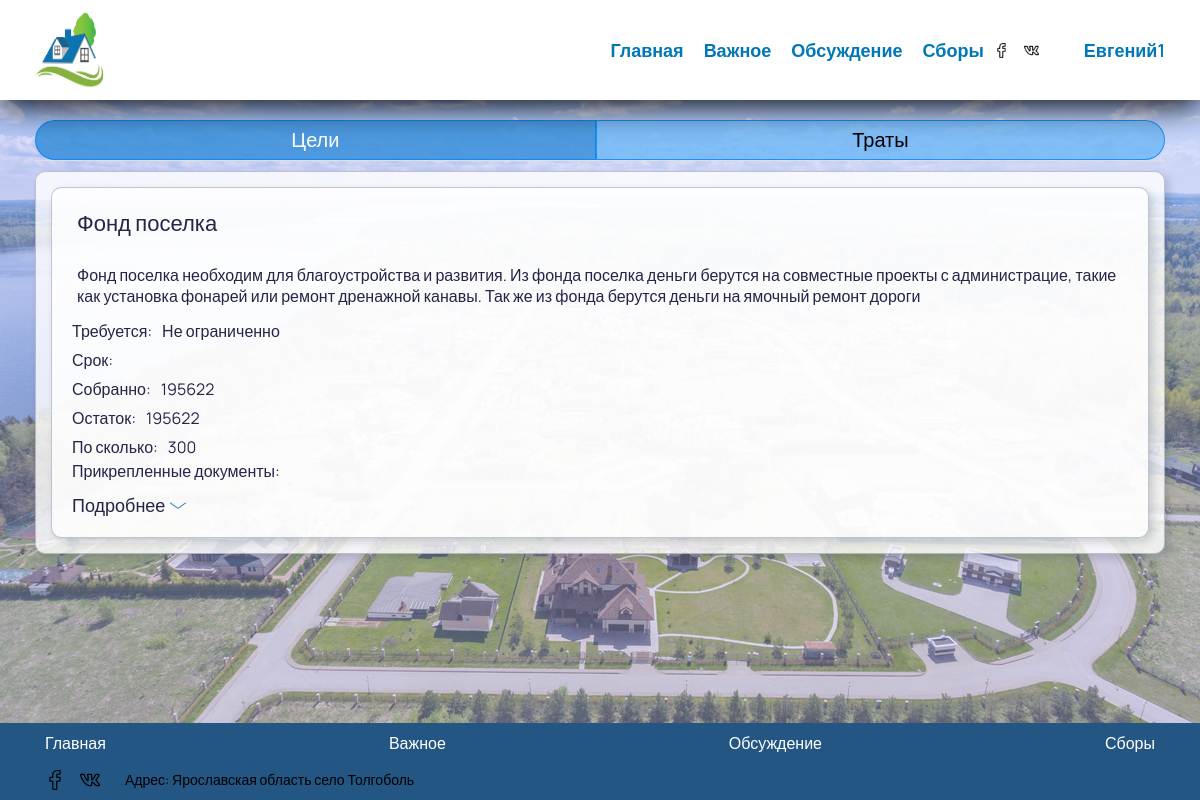
The app's page /collection/ (signed in), older data.
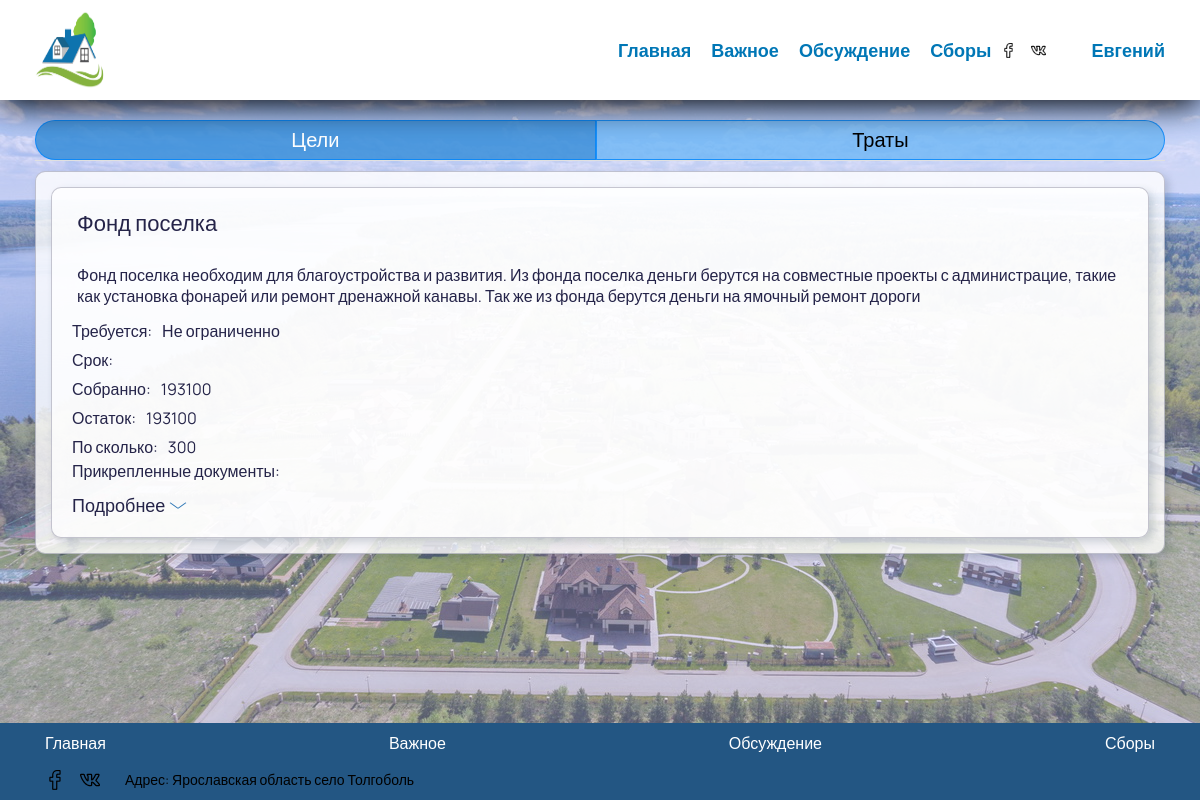
The same page, newer data.
### AuthService/models.py (models this page shows, shortened)
class User( AbstractUser ):
    user_id = models.UUIDField( default=uuid.uuid4, editable=False, unique=True )
    username_validator = validators.UnicodeUsernameValidator()
    password = models.CharField( _('Пароль'), max_length=128 )
    username = models.CharField(
        _('Логин'),
        blank=False,
        max_length=150,
        unique=True,
        help_text=_('Требования. не менее 6 символов. Только буквы, цифры и символы @/./+/-/_ '),
        validators=[username_validator],
        error_messages={
            'unique': _("Пользователь с таким логином уже существует."),
        },
    )
    adres =  models.ForeignKey( Adres, on_delete = models.CASCADE, blank=False )
    first_name = models.CharField( _('Имя'), max_length=150, blank=False )
    last_name = models.CharField( _('Фамилия'), max_length=150, blank=True )
    patronymic = models.CharField( _('Отчество'), max_length=150, blank=True )
    telephon = models.CharField( max_length=12, blank=True )
    email = models.EmailField( _('Email адрес'), blank=True, null=True )
    male = models.CharField( _('Пол'), max_length=150, blank=False )
    birthday = models.DateField( _('День рождения'), blank=True, null=True )
    is_starosta = models.BooleanField( _('Является ли старостой'), default=False )
    is_active = models.BooleanField(
        _('Подтвержден'),
        default=True,
        help_text=_(
            'Поле говорит о том аккаунт подтвержден'
            'Снимите этот флаг вместо удаления аккаунта'
        ),
    )
    token = models.CharField( max_length=120, blank=True, default=secrets.token_urlsafe, editable=False, )
    def __init__( self, *args, **kwargs ):
        super().__init__( *args, **kwargs )
    def is_fond_manager( self ):
        return self.groups.filter(id=1).count()

### MainService/models.py (models this page shows, shortened)
class CollectMoney( models.Model ):
    title = models.CharField( _('Заголовок'), max_length=100, blank=False, unique=False )
    comment = models.CharField( _('Комментарий'), max_length=10000, blank=True, unique=False )
    finish_data = models.DateField( _('Окончание Сбора'), blank=True, null=True )
    on_months = models.BooleanField( _('По месяцам'), blank=False, default=False )
    need_summ_on_user =  models.IntegerField( _('Необходимая сумма на человека'), blank=True, unique=False, default=0 )
    need_total_summ =  models.IntegerField( _('Необходимая сумма на человека'), blank=True, unique=False, default=0 )
    def get_total_sum( self ):
        result = None
        if self.on_months:
            result = self.collectmoneymonth_set.all().filter(collect_id=self.id).aggregate(Sum('maney'))['maney__sum']
        return result if result is not None else 0
    def get_files( self ):
        result = {}
        filter = self.collectmoneyfile_set.all().filter(collect_id=self.id)
        if not filter:
            result = dict( [ (file.file_name(), file.path.url) for file in filter ] )
        return filter
    def get_sum_charge( self ):
        charge = FinanceCharge.objects.filter(collect_id=self.id)
        if charge.count():
            return charge.aggregate(Sum('charge'))['charge__sum']
        else:
            return 0
    def filter_from_strit( self ):
        result = []
        if self.on_months:
            strits = Strit.objects.all()
            for strit in strits:
                item = {}
                adres_on_strit = strit.adres_set.all()
                count_adres = adres_on_strit.count()
                summ_on_strit = self.collectmoneymonth_set.all().filter(collect=self.id, strit_id=strit.id).aggregate(Sum('maney'))['maney__sum']
                collect_adres = self.collectmoneymonth_set.all().filter(collect=self.id, strit_id=strit.id).values('adres_id')
                collect_adres = len(set( [ i['adres_id'] for i in collect_adres ] ))
                item['id'] = strit.id
                item['strit'] = strit.strit_name
                item['collect_adres'] = collect_adres
                item['count_adres'] = count_adres
                item['summ_on_strit'] = summ_on_strit if summ_on_strit else 0
                buf = {}
                for adres in adres_on_strit:
                    sum = self.collectmoneymonth_set.all().filter(collect=self.id, adres=adres.id).aggregate(Sum('maney'))['maney__sum']
                    buf[adres.get_adres()] = sum if sum else 0
                item['filter_on_hous'] = buf
                result.append( item )
        return result

### MainService/views.py (the view, shortened to what this page needs)
# urls.py: path('collection/', CollectionPage.as_view(), name='collection' ),
class CollectionPage( DataMixin, TemplateView ):
    template_name = 'MainService/collection.html'
    title = _("Поселок Толгоболь / Важное / Голосования")
    @logger
    def get_context_data( self, *, object_list=None, **kwargs ):
        c_super = super().get_context_data(**kwargs)
        c_def = self.get_user_context()
        c_def[ 'title' ] = self.title
        c_def[ 'collects' ] = self.get_collect_context()
        c_def[ 'changes' ] = self.get_change_context()
        c_def.update( c_super )
        return c_def
    def get_collect_context( self ):
        result = []
        collects = CollectMoney.objects.all()
        self.request.user.is_authenticated
        for collect in collects:
            item = {}
            item['id'] = collect.id
            item['on_months'] = 1 if collect.on_months else 0
            item['title'] = collect.title
            item['comment'] = collect.comment
            item['finish_data'] = collect.finish_data if collect.finish_data is not None else ''
            if self.request.user.is_authenticated:
                item['total_sum'] = collect.get_total_sum()
                item['need_total_summ'] = collect.need_total_summ if collect.need_total_summ else 'Не ограниченно'
                item['available'] = item['total_sum'] - collect.get_sum_charge()
            else:
                item['total_sum'] = 'Авторизуйтесь'
                item['need_total_summ'] = 'Авторизуйтесь'
                item['available'] = 'Авторизуйтесь'
            item['need_summ_on_user'] = collect.need_summ_on_user
            item['files'] = collect.get_files()
            if collect.on_months:
                if self.request.user.is_authenticated:
                    item['filter_from_strit'] = collect.filter_from_strit()
            result.append( item )
        return result
    def get_change_context( self ):
        result = []
        charges = FinanceCharge.objects.all()
        return result

### AuthService/models.py (called while the page is built)
    def get_adres( self ):
        kv = '/'+self.kv if self.kv else ''
        return self.hous + kv

### MainService/logger.py (called while the page is built)
def logger( func, *args, **kwargs ):
    def wrap( *args, **kwargs ):
        Logger().Log( logging.INFO, func.__name__, '[pd][start]', args, kwargs)
        stack = traceback.extract_stack()
        res = func( *args, **kwargs )
        Logger().Log( logging.INFO, func.__name__, '[pd][finish]', res)
        return res
    return wrap

    def __new__( cls ):
        if not hasattr( cls, 'instance'):
            cls.instance = super( Logger, cls ).__new__( cls )
        return cls.instance

    def Log( self, log_level, *args, **kwargs ):
        print(log_level, 'log_level')
        msg = self._get_msg( *args )
        logging.log( log_level, msg, **kwargs )

    @staticmethod
    def _get_msg( *arg ):
        msg = ''
        for i in arg:
            msg += str(i) + ' '
        return msg

### MainService/templates/MainService/collection.html (shortened to what this page needs)
{% extends 'MainService/base.html' %}
{% load static %}
{% block css %}
<link rel="stylesheet" href="{% static "/css/tabs.css"  %}">
<link rel="stylesheet" href="{% static "/css/collection_body.css"  %}">
<link rel="stylesheet" href="{% static "/css/modal.css"  %}">
<link rel="stylesheet" href="{% static "css/tabs.css" %}">
<link rel="stylesheet" href="{% static "css/auth_body.css" %}">
<link rel="stylesheet" href="{% static "css/modal.css" %}">
{% endblock %}
{% block page %}
<div class="wrapper__page">
  <section class="test _container">
    <div class="tabs">
      <div class="tabs__nav">
        <button class="tabs__btn tabs__btn_active" id="target">Цели</button>
        <button class="tabs__btn" id="expenses">Траты</button>
      </div>
      <div class="tabs__content">
        <div class="tabs__pane tabs__pane_show">
          {% for collect in collects %}
          <div class="block">
            <div class="block-title">
              {{ collect.title }}
            </div>
            <div class="block-text">
              {{ collect.comment }}
            </div>
            <div class="block-content">
              <div class="block-content-item">
                <div class="content-item-key">Требуется:</div>
                <div class="content-item-value">{{ collect.need_total_summ }}</div>
              </div>
              <div class="block-content-item">
                <div class="content-item-key">Срок:</div>
              </div>
              <div class="block-content-item">
                <div class="content-item-key">Собранно:</div>
                <div class="content-item-value">{{ collect.total_sum }}</div>
              </div>
              <div class="block-content-item">
                <div class="content-item-key">Остаток:</div>
                <div class="content-item-value">{{ collect.available }}</div>
              </div>
              <div class="block-content-item">
                <div class="content-item-key">По сколько:</div>
                <div class="content-item-value">{{ collect.need_summ_on_user }}</div>
              </div>
              <div class="content-item-key collect_docements">Прикрепленные документы:</div>
            </div>
            <div class='collect_options'>
              <span class="filter arrows" id='filter_btn'>Подробнее</span>
            </div>
          </div>
          {% endfor %}
        </div>
      </div>
    </div>
  </section>
</div>
{% endblock %}

### MainService/templates/MainService/base.html (shortened to what this page needs)
<!doctype html>
{% load static %}
<html lang="ru">
  <head>
    <link rel="stylesheet" type="text/css" href="{% static "/css/style.css"  %}">
    <link rel="stylesheet" type="text/css" href="{% static "/css/header.css"  %}">
    <link rel="stylesheet" type="text/css" href="{% static "/css/footer.css"  %}">
    <link rel="stylesheet" type="text/css" href="{% static "/css/button.css"  %}">
    {% block css %}
    {% endblock %}
  </head>
  <body>
    <div class="wrapper">
        <header class="header">
            <div class="header__container _container">
                <div href="" class="header__logo"><a href="/"><img href="home" src="{% static "images/logo.png"  %}" alt=""></a></div>
                <div class="header__menu menu">
                    <nav class="menu__body">
                        <ul class="menu__list">
                          {% for el in menu %}
                            <li>
                                <a class="menu__link" href="{% url el.url_name %}">{{ el.title }}</a>
                            </li>
                          {% endfor %}
                        </ul>
                    </nav>
                    <div class="contact-menu__raw">
                        <div class="contact-menu__social">
                          <img src="{% static "/images/nav/facebook.png"  %}" alt="">
                          <img src="{% static "/images/nav/vk.png"  %}" alt="">
                        </div>
                    </div>
                    <div  class="auth">
                      <ul class="menu__list auth_menu">
                        <li>
                          <a href="{% url account.url_name %}" class="menu__link">{{ account.title }}</a>
                        </li>
                      </ul>
                    </div>
                </div>
            </div>
        </header>
        <main class="main page">
        {% block page %}
	      {% endblock %}
        </main>
      <footer class="footer">
        <div class="footer-wrapper _container">
          <div class="footer-nav__wrapper">
            <div class="footer-nav footer-nav-menu">
              <ul class="footer-nav-menu__list">
                {% for el in menu %}
                <li><a href="{% url el.url_name %}" class="footer-nav-menu__link">{{ el.title }}</a></li>
                {% endfor %}
              </ul>
            </div>
            <div class="footer-nav footer-nav-social">
              <img src="{% static "/images/nav/facebook.png"  %}" alt="">
              <img src="{% static "/images/nav/vk.png"  %}" alt="">
              <div class="footer__telephone">
              <span class="footer-address">Адрес: Ярославская область село Толгоболь</span>
              </div>
            </div>
          </div>
        </div>
      </footer>
    </div>
  </body>
</html>

Row changes from the older to the newer data that the page shows:
changed User: title "Евгений1" → "Евгений"
Text that changed along with them:
new list line: "Фонд поселка Фонд поселка необходим для благоустройства и развития. Из фонда поселка деньги берутся на совместные проекты с администрацие, такие как установка фонарей или ремонт дренажной канавы. Так же из фонда берутся деньги на ямочный ремонт дороги"
new list line: "Требуется: Не ограниченно Срок: Собранно: 193100 Остаток: 193100 По сколько: 300 Прикрепленные документы: Подробнее"
list line gone: "Фонд поселка Фонд поселка необходим для благоустройства и развития. Из фонда поселка деньги берутся на совместные проекты с администрацие, такие как установка фонарей или ремонт дренажной канавы. Так же из фонда берутся деньги на ямочный ремонт дороги"
list line gone: "Требуется: Не ограниченно Срок: Собранно: 195622 Остаток: 195622 По сколько: 300 Прикрепленные документы: Подробнее"
